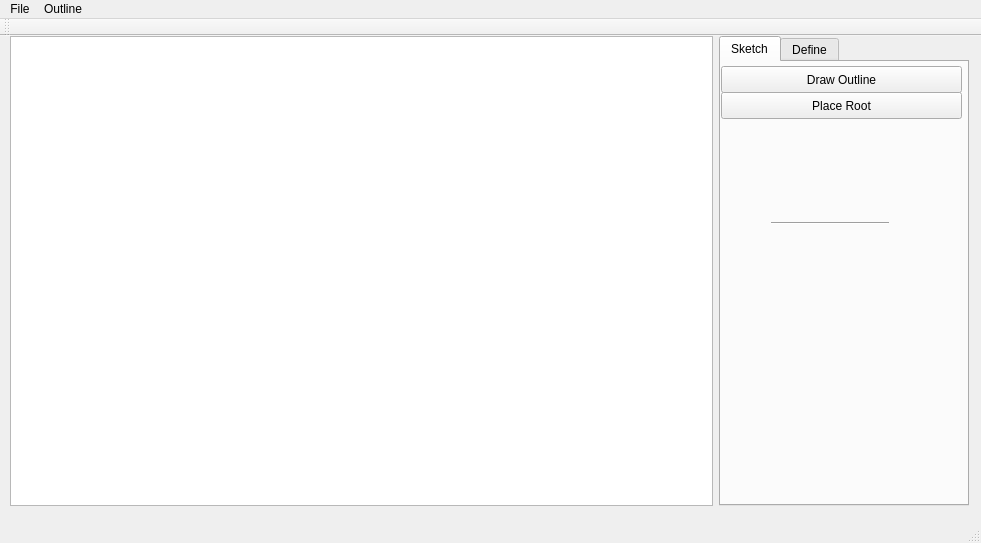
<?xml version="1.0" encoding="UTF-8"?>
<ui version="4.0">
 <class>MainWindow</class>
 <widget class="QMainWindow" name="MainWindow">
  <property name="geometry">
   <rect>
    <x>0</x>
    <y>0</y>
    <width>981</width>
    <height>543</height>
   </rect>
  </property>
  <property name="windowTitle">
   <string>Leaf Generator</string>
  </property>
  <widget class="QWidget" name="centralWidget">
   <widget class="QWidget" name="horizontalLayoutWidget">
    <property name="geometry">
     <rect>
      <x>-1</x>
      <y>-10</y>
      <width>981</width>
      <height>491</height>
     </rect>
    </property>
    <layout class="QHBoxLayout" name="horizontalLayout">
     <property name="topMargin">
      <number>10</number>
     </property>
     <item>
      <widget class="QGraphicsView" name="graphicsView"/>
     </item>
     <item>
      <widget class="QTabWidget" name="tabWidget">
       <property name="sizePolicy">
        <sizepolicy hsizetype="Minimum" vsizetype="Expanding">
         <horstretch>0</horstretch>
         <verstretch>0</verstretch>
        </sizepolicy>
       </property>
       <property name="minimumSize">
        <size>
         <width>250</width>
         <height>0</height>
        </size>
       </property>
       <property name="currentIndex">
        <number>0</number>
       </property>
       <widget class="QWidget" name="sketchTab">
        <attribute name="title">
         <string>Sketch</string>
        </attribute>
        <widget class="QPushButton" name="drawBtn">
         <property name="geometry">
          <rect>
           <x>0</x>
           <y>4</y>
           <width>241</width>
           <height>27</height>
          </rect>
         </property>
         <property name="text">
          <string>Draw Outline</string>
         </property>
        </widget>
        <widget class="QPushButton" name="rootBtn">
         <property name="geometry">
          <rect>
           <x>0</x>
           <y>30</y>
           <width>241</width>
           <height>27</height>
          </rect>
         </property>
         <property name="text">
          <string>Place Root</string>
         </property>
        </widget>
        <widget class="Line" name="line">
         <property name="geometry">
          <rect>
           <x>50</x>
           <y>160</y>
           <width>118</width>
           <height>3</height>
          </rect>
         </property>
         <property name="orientation">
          <enum>Qt::Horizontal</enum>
         </property>
        </widget>
       </widget>
       <widget class="QWidget" name="paramTab">
        <attribute name="title">
         <string>Define</string>
        </attribute>
       </widget>
      </widget>
     </item>
    </layout>
   </widget>
  </widget>
  <widget class="QMenuBar" name="menuBar">
   <property name="geometry">
    <rect>
     <x>0</x>
     <y>0</y>
     <width>981</width>
     <height>25</height>
    </rect>
   </property>
   <widget class="QMenu" name="menuFile">
    <property name="title">
     <string>File</string>
    </property>
    <addaction name="actionNew"/>
    <addaction name="actionSave_Model"/>
   </widget>
   <widget class="QMenu" name="menuOutline">
    <property name="title">
     <string>Outline</string>
    </property>
    <addaction name="actionLoad_from_file"/>
    <addaction name="actionSave_to_file"/>
   </widget>
   <addaction name="menuFile"/>
   <addaction name="menuOutline"/>
  </widget>
  <widget class="QToolBar" name="mainToolBar">
   <attribute name="toolBarArea">
    <enum>TopToolBarArea</enum>
   </attribute>
   <attribute name="toolBarBreak">
    <bool>false</bool>
   </attribute>
  </widget>
  <widget class="QStatusBar" name="statusBar"/>
  <action name="actionNew">
   <property name="text">
    <string>New...</string>
   </property>
  </action>
  <action name="actionLoad_from_file">
   <property name="text">
    <string>Load from file...</string>
   </property>
  </action>
  <action name="actionSave_to_file">
   <property name="text">
    <string>Save to file...</string>
   </property>
  </action>
  <action name="actionSave_Model">
   <property name="text">
    <string>Save Model...</string>
   </property>
  </action>
 </widget>
 <layoutdefault spacing="6" margin="11"/>
 <resources/>
 <connections/>
</ui>
